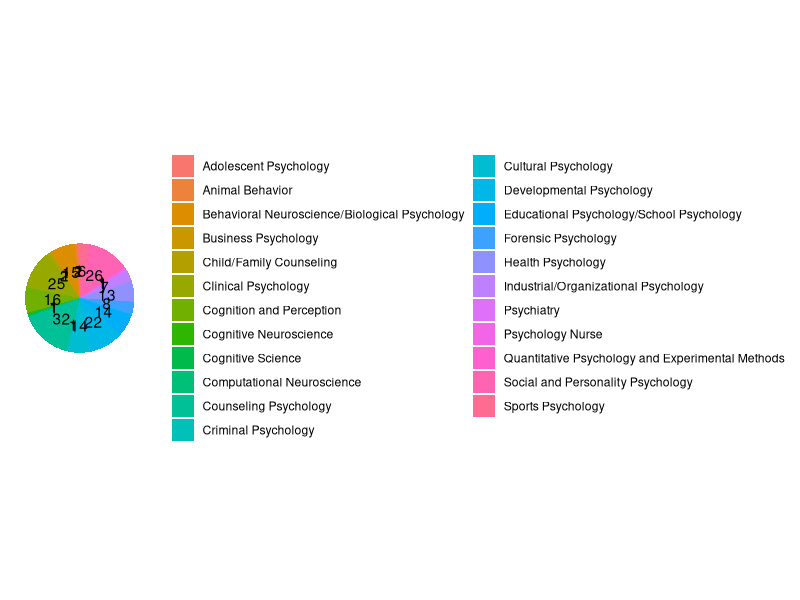

This chart was generated by the following R code:


library(ggplot2)

mentee <- read.csv("csv files/Mentee Info.csv", stringsAsFactors = F)

# Pie chart visualizing the areas of interest of mentees
area_interest <- data.frame(
  area_interest = c("Behavioral Neuroscience/Biological Psychology", "Cognition and Perception", "Developmental Psychology", "Forensic Psychology", "Health Psychology", "Industrial/Organizational Psychology", "Social and Personality Psychology", "Clinical Psychology", "Counseling Psychology", "Cultural Psychology", "Educational Psychology/School Psychology", "Quantitative Psychology and Experimental Methods", "Animal Behavior", "Cognitive Neuroscience", "Computational Neuroscience", "Cognitive Science", "Child/Family Counseling", "Sports Psychology", "Business Psychology", "Criminal Psychology", "Psychology Nurse", "Adolescent Psychology", "Psychiatry"),
  value = c(15, 16, 22, 8, 13, 7, 26, 25, 32, 14, 14, 1, 2, 1, 1, 1, 2, 6, 1, 1, 1, 1, 1)
)

ggplot(area_interest, aes(x = "", y = value, fill = area_interest)) +
  geom_bar(stat = "identity", width = 1) +
  coord_polar("y", start = 0) +
  geom_text(aes(label = paste0(value)), position = position_stack(vjust = 0.5)) +
  labs(x = NULL, y = NULL, fill = NULL) +
  theme_classic() + 
  theme(axis.line = element_blank(),
        axis.text = element_blank(),
        axis.ticks = element_blank(),
        plot.title = element_text(hjust = 1))